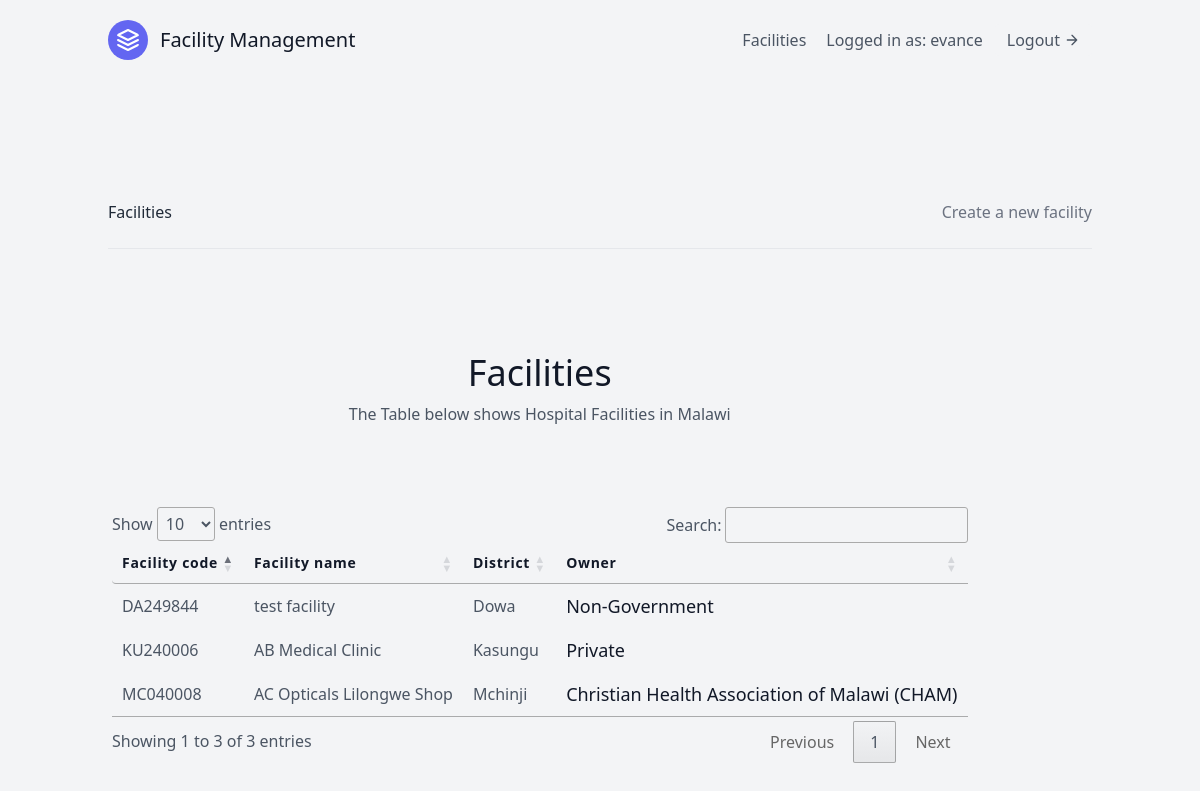
Screenshot of /facilities/ (signed in) with the database file from the repository.
### core/models.py (models this page shows, shortened)
class Facility(models.Model):
    facility_code = models.CharField(max_length=8, unique=True)
    facility_name = models.CharField(max_length=25, unique=True)
    district = models.ForeignKey(District, on_delete=models.DO_NOTHING)
    owner = models.ForeignKey(Owner, on_delete=models.DO_NOTHING)
    updated = models.DateTimeField(auto_now=True)
    timestamp = models.DateTimeField(auto_now_add=True)

class District(models.Model):
    district_code = models.CharField(max_length=4)
    district_name = models.CharField(max_length=15)
    updated = models.DateTimeField(auto_now=True)
    timestamp = models.DateTimeField(auto_now_add=True)

class Owner(models.Model):
    facility_owner = models.CharField(max_length=255)
    description = models.TextField()
    updated = models.DateTimeField(auto_now=True)
    timestamp = models.DateTimeField(auto_now_add=True)

### core/views.py (the view)
# urls.py: path('facilities/', FacilityListView.as_view(), name="facility-list"),
class FacilityListView(generic.ListView):
    template_name = "facilities/facility_list.html"
    def get_queryset(self):
        return Facility.objects.all()

### core/templates/facilities/facility_list.html (shortened to what this page needs)
{% extends "base.html" %}
{% block content %}
<section class="text-gray-600 body-font">
    <div class="container px-5 py-24 mx-auto flex flex-wrap">
      <div class="w-full mb-6 py-6 flex justify-between items-center border-b border-gray-200">
        <div>
            <a class="text--4xl text-gray-800 hover:text-blue-500" href="{% url "core:facility-list" %}">
                Facilities
            </a>
        </div>
        <div>
            <a class="text-gray-500 hover:text-blue-500" href="{% url "core:create-facility" %}">
                Create a new facility
            </a>
        </div>
      </div>
      <div class="flex flex-wrap -m-4">
<section class="text-gray-600 body-font">
  <div class="container px-5 py-24 mx-auto">
    <div class="flex flex-col text-center w-full mb-20">
      <h1 class="sm:text-4xl text-3xl font-medium title-font mb-2 text-gray-900">Facilities</h1>
      <p class="lg:w-2/3 mx-auto leading-relaxed text-base">The Table below shows Hospital Facilities in Malawi</p>
    </div>
    <div class="w-full mx-auto overflow-auto">
      <table id="facilityTable" class="table-auto table-bordered w-full text-left whitespace-no-wrap">
        <thead>
          <tr>
            <th class="px-4 py-3 title-font tracking-wider font-medium text-gray-900 text-sm bg-gray-100 rounded-tl rounded-bl">Facility code</th>
            <th class="px-4 py-3 title-font tracking-wider font-medium text-gray-900 text-sm bg-gray-100">Facility name</th>
            <th class="px-4 py-3 title-font tracking-wider font-medium text-gray-900 text-sm bg-gray-100">District</th>
            <th class="px-4 py-3 title-font tracking-wider font-medium text-gray-900 text-sm bg-gray-100">Owner</th>
          </tr>
        </thead>
        <tbody>
            {% for facility in object_list %}
          <tr>
            <td class="px-4 py-3">{{facility.facility_code}}</td>
            <td class="px-4 py-3">{{facility.facility_name}}</td>
            <td class="px-4 py-3">{{facility.district.district_name}}</td>
            <td class="px-4 py-3 text-lg text-gray-900">{{facility.owner.facility_owner}}</td>
            {% endfor %}
        </tbody>
      </table>
    </div>
  </div>
</section>
      </div>
    </div>
  </section>
{% endblock %}

### templates/navbar.html (shortened to what this page needs)
<header class="text-gray-600 body-font">
  <div
    class="container mx-auto flex flex-wrap p-5 flex-col md:flex-row items-center"
  >
    <a
      class="flex title-font font-medium items-center text-gray-900 mb-4 md:mb-0"
    >
      <svg
        xmlns="http://www.w3.org/2000/svg"
        fill="none"
        stroke="currentColor"
        stroke-linecap="round"
        stroke-linejoin="round"
        stroke-width="2"
        class="w-10 h-10 text-white p-2 bg-indigo-500 rounded-full"
        viewBox="0 0 24 24"
      >
        <path
          d="M12 2L2 7l10 5 10-5-10-5zM2 17l10 5 10-5M2 12l10 5 10-5"
        ></path>
      </svg>
      <span class="ml-3 text-xl">Facility Management</span>
    </a>
    <nav
      class="md:ml-auto flex flex-wrap items-center text-base justify-center"
    >
      <a href="{% url 'core:facility-list' %}" class="mr-5 hover:text-gray-900"
        >Facilities</a
      >
    </nav>
     {% if request.user.is_authenticated %}
        Logged in as: {{request.user.username}}
        <a href="" class="ml-3 inline-flex items-center bg-gray-100 border-0 py-1 px-3 focus:outline-none hover:bg-gray-200 rounded text-base mt-4 md:mt-0">
          Logout
          <svg fill="none" stroke="currentColor" stroke-linecap="round" stroke-linejoin="round" stroke-width="2" class="w-4 h-4 ml-1" viewBox="0 0 24 24">
            <path d="M5 12h14M12 5l7 7-7 7"></path>
          </svg>
        </a>
      {% endif %}
      </div>
</header>

### rows the page displays
Facility: facility_code "MC040008", facility_name "AC Opticals Lilongwe Shop", district.district_name "Mchinji", owner.facility_owner "Christian Health Association of Malawi (CHAM)"
Facility: facility_code "KU240006", facility_name "AB Medical Clinic", district.district_name "Kasungu", owner.facility_owner "Private"
Facility: facility_code "DA249844", facility_name "test facility", district.district_name "Dowa", owner.facility_owner "Non-Government"

### other values shown
{{ request.user.username }} "evance"
